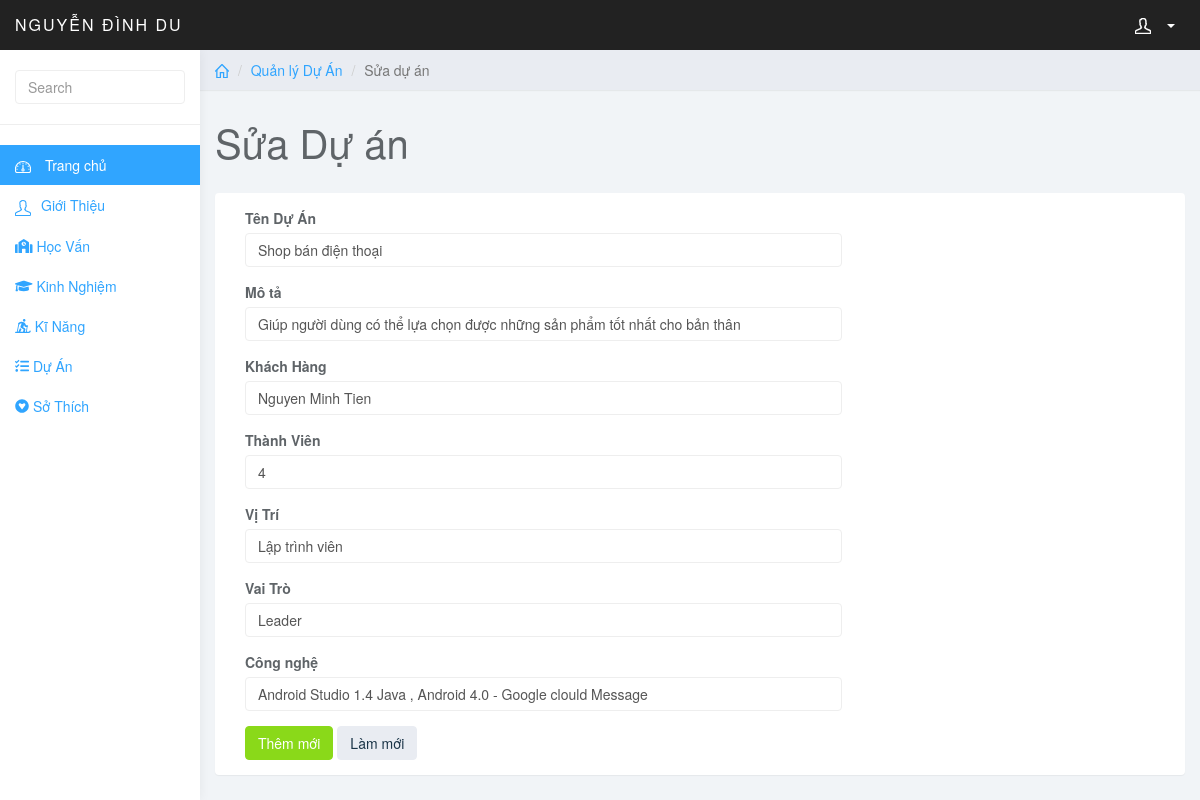
The page /admin/index.php?page=edit_duan&id=1 (signed in) on the database its author committed.
### tables this page shows
CREATE TABLE `duan` (
  `id` int(10) NOT NULL,
  `name` varchar(255) NOT NULL,
  `mota` varchar(255) NOT NULL,
  `khachhang` varchar(255) NOT NULL,
  `thanhvien` varchar(255) NOT NULL,
  `vitri` varchar(255) NOT NULL,
  `vaitro` varchar(255) NOT NULL,
  `congnghe` varchar(255) NOT NULL
);

### admin/edit_duan.php (the view, shortened to what this page needs)
<?php
include('../config/connect.php');
$id = $_GET['id'];
$sql = "SELECT * FROM duan WHERE id=$id";
$query = mysqli_query($conn, $sql);
$row = mysqli_fetch_assoc($query);
?>
<div class="col-sm-9 col-sm-offset-3 col-lg-10 col-lg-offset-2 main">
    <div class="row">
        <ol class="breadcrumb">
            <li><a href="#"><svg class="glyph stroked home">
                        <use xlink:href="#stroked-home"></use>
                    </svg></a></li>
            <li><a href="">Quản lý Dự Án</a></li>
            <li class="active">Sửa dự án</li>
        </ol>
    </div>
    <div class="row">
        <div class="col-lg-12">
            <h1 class="page-header">Sửa Dự án</h1>
        </div>
    </div>
    <div class="row">
    <div class="col-lg-12">
            <div class="panel panel-default">
                <div class="panel-body">
                    <div class="col-md-8">
                        <form role="form" method="post" enctype="multipart/form-data">
                            <div class="form-group">
                                <label>Tên Dự Án</label>
                                <input name="name" required class="form-control" placeholder="" value="<?php echo $row['name'];?>" >
                            </div>
                            <div class="form-group">
                                <label>Mô tả</label>
                                <input name="birtday" required class="form-control" placeholder=""   value="<?php echo $row['mota'];?>">
                            </div>
                            <div class="form-group">
                                <label>Khách Hàng</label>
                                <input name="khachhang" required class="form-control" placeholder=""   value="<?php echo $row['khachhang'];?>">
                            </div>
                            <div class="form-group">
                                <label>Thành Viên</label>
                                <input name="thanhvien" required class="form-control" placeholder=""   value="<?php echo $row['thanhvien'];?>">
                            </div>
                            <div class="form-group">
                                <label>Vị Trí</label>
                                <input name="vitri" required type="text" class="form-control"  value="<?php echo $row['vitri'];?>">
                            </div>
                            <div class="form-group">
                                <label>Vai Trò</label>
                                <input name="vaitro" required type="text" class="form-control"   value="<?php echo $row['vaitro'];?>">
                            </div>
                            <div class="form-group">
                                <label>Công nghệ</label>
                                <input name="congnghe" required type="text" class="form-control"   value="<?php echo $row['congnghe'];?>">
                            </div>
                            <button name="sbm" type="submit" class="btn btn-success">Thêm mới</button>
                            <button type="reset" class="btn btn-default">Làm mới</button>
                    </div>
                </div>
            </div>
        </div>
    </div>
</div>

### admin/css/styles.css (style rules this page uses)
body { background: #f1f4f7; padding-top: 50px; color: #5f6468; }
a, a:hover, a:focus { color: #30a5ff; }
h1, h2, h3, h4, h5, h6 { color: #5f6468; }
h1 { font-weight: 300; font-size: 40px; }
.form-control { border: 1px solid #eee; box-shadow: none; }
.btn-default, .btn-default:hover, .btn-default:focus, .btn-default:active, .btn-default.active, .open>.dropdown-toggle.btn-default, .btn-default.disabled, .btn-default[disabled], fieldset[disabled] .btn-default, .btn-default.disabled:hover, .btn-default[disabled]:hover, fieldset[disabled] .btn-default:hover, .btn-default.disabled:focus, .btn-default[disabled]:focus, fieldset[disabled] .btn-default:focus, .btn-default.disabled:active, .btn-default[disabled]:active, fieldset[disabled] .btn-default:active, .btn-default.disabled.active, .btn-default[disabled].active, fieldset[disabled] .btn-default.active { background-color: #e9ecf2; border-color: #e9ecf2; color: #1b3548; }
.btn-success, .btn-success:hover, .btn-success:focus, .btn-success:active, .btn-success.active, .open>.dropdown-toggle.btn-success, .btn-success.disabled, .btn-success[disabled], fieldset[disabled] .btn-success, .btn-success.disabled:hover, .btn-success[disabled]:hover, fieldset[disabled] .btn-success:hover, .btn-success.disabled:focus, .btn-success[disabled]:focus, fieldset[disabled] .btn-success:focus, .btn-success.disabled:active, .btn-success[disabled]:active, fieldset[disabled] .btn-success:active, .btn-success.disabled.active, .btn-success[disabled].active, fieldset[disabled] .btn-success.active { background-color: #8ad919; border-color: #8ad919; }
.panel { border: 0; }
.breadcrumb { border-radius: 0; padding: 10px 15px; background: #e9ecf2; box-shadow: 0 1px 1px rgba(0, 0, 0, .05); margin: 0; }
h1.page-header { margin-top: 30px; border-bottom: 0; }
.breadcrumb .glyph { height: 14px; width: 14px; margin: -2px 0 0 0; stroke-width: 4px; }

### rows shown on the page
duan: name "Shop bán điện thoại", birtday "Giúp người dùng có thể lựa chọn được những sản phẩm tốt nhất cho bản thân", khachhang "Nguyen Minh Tien", thanhvien "4", vitri "Lập trình viên", vaitro "Leader", congnghe "Android Studio 1.4 Java , Android 4.0 - Google clould Message"
